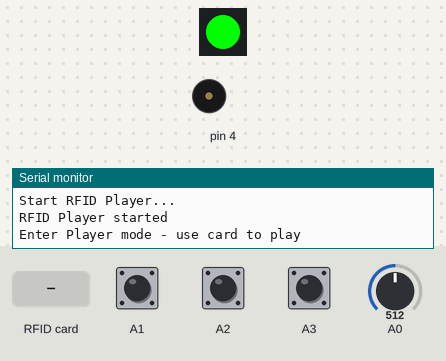
This sketch was run on a simulated Arduino Uno, built with avr-gcc and run on an emulated ATmega328P. On the bench: 1 RGB LEDs in strip order, left to right, buzzer (waves = sounding), the last lines printed to the serial monitor. The inputs (shaded band) are chosen by the test bench; at power-on: A3 HIGH, A1 HIGH, A0 = 512, A2 HIGH. The strip is taken to match the declared colour order; random numbers use the default seed unless the sketch sets one; the audio player accepts every command and is not drawn.

Above: at 4.8 s.
4.9 s: A3 pulled LOW for 0.15 s
At 7.0 s:
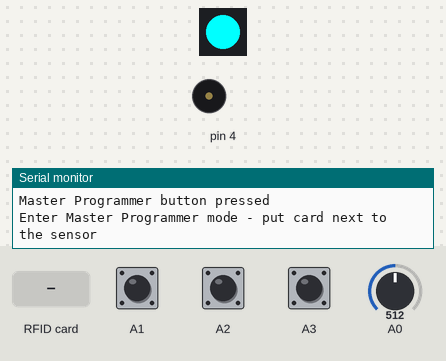
7.3 s: A1 pulled LOW for 1 s
At 7.6 s:
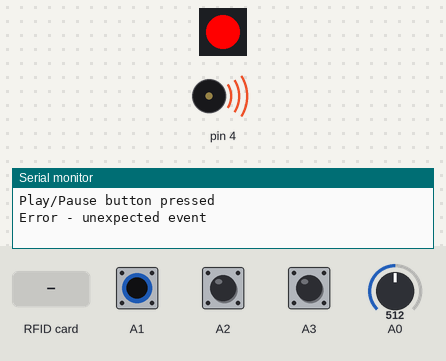
10.3 s: RFID card 5E 7A 19 C4 held to the reader
At 12.3 s:
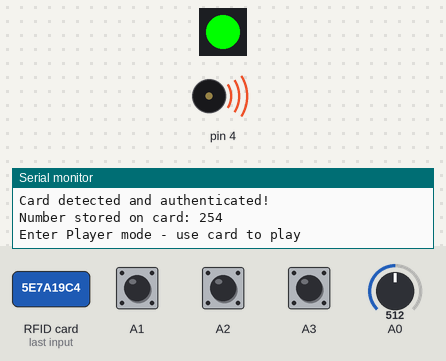
13.3 s: RFID card 5E 7A 19 C4 held to the reader
At 14.7 s:
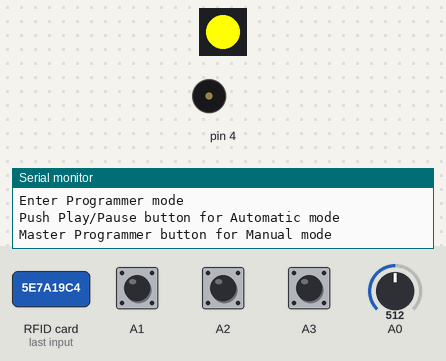
15.7 s: A3 pulled LOW for 1 s
At 16.9 s:
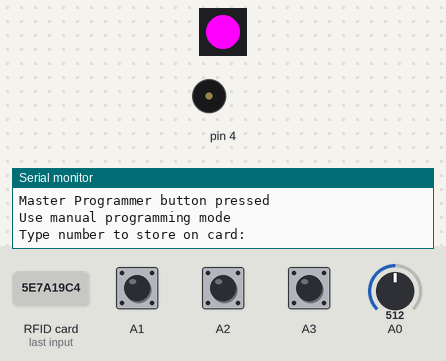
Timing chart, 0 to 18.7 s (numbered marks = the images above; inputs shaded):
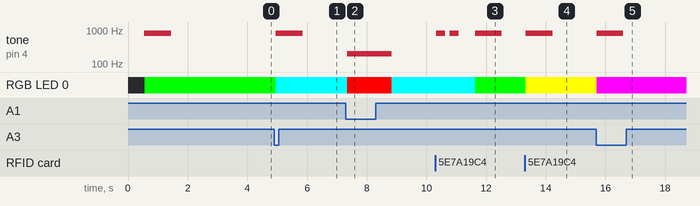

Measured:
- after the input at 4.9 s, tone on pin 4: silent → 800 Hz after 0.06 s, → silent 0.90 s later; RGB LED 0: RGB(0, 255, 0) → RGB(0, 255, 255) after 0.06 s
- after the input at 7.3 s, tone on pin 4: silent → 200 Hz at once, → silent 1.5 s later; RGB LED 0: RGB(0, 255, 255) → RGB(255, 0, 0) at once, → RGB(0, 255, 255) 1.5 s later
- after the input at 10.3 s, tone on pin 4: goes 800 Hz 0.30 s, silent 0.15 s, 800 Hz 0.30 s, silent 0.55 s, 800 Hz 0.90 s, then silent, starting at once; RGB LED 0: RGB(0, 255, 255) → RGB(0, 255, 0) after 1.3 s
- after the input at 13.3 s, tone on pin 4: silent → 800 Hz at once, → silent 0.90 s later; RGB LED 0: RGB(0, 255, 0) → RGB(255, 255, 0) at once
- after the input at 15.7 s, tone on pin 4: silent → 800 Hz at once, → silent 0.90 s later; RGB LED 0: RGB(255, 255, 0) → RGB(255, 0, 255) at once

The sketch:

RfidPlayer.ino
```cpp
#include <Arduino.h>

#include "Globals.hpp"
#include "Config.hpp"
#include "ButtonsHandler.hpp"
#include "UserNotifier.hpp"
#include "PlayerMode.hpp"
#include "ProgrammerMode.hpp"
#include "MasterProgrammerMode.hpp"
#include "RfidModule.hpp"
#include "PlayerModule.hpp"

Mode currentMode = Mode::Player;

ButtonsHandler* buttonsHandler;
UserNotifier* userNotifier;

RfidModule* rfidModule;
PlayerModule* playerModule;

PlayerMode* playerMode;
ProgrammerMode* programmerMode;
MasterProgrammerMode* masterProgrammerMode;

void setup()
{
    if(SERIAL_COMMUNICATION_ENABLED)
    {
        Serial.begin(115200);
    }

    print("Start RFID Player...");

    buttonsHandler = new ButtonsHandler(BUTTON_PLAY_PAUSE, BUTTON_SHUFFLE, BUTTON_MASTER_PROGRAMMER_MODE);
    userNotifier = new UserNotifier(BUZZER, RGB_LED_CONTROL);

    rfidModule = new RfidModule(RFID_MODULE_SS_SDA, RFID_MODULE_RST, *userNotifier);
    playerModule = new PlayerModule(PLAYER_MODULE_RX, PLAYER_MODULE_TX, VOLUME_ROLL, *userNotifier);

    playerMode = new PlayerMode(*buttonsHandler, *rfidModule, *playerModule, *userNotifier, currentMode);
    programmerMode = new ProgrammerMode(*buttonsHandler, *rfidModule, *playerModule, *userNotifier, currentMode);
    masterProgrammerMode = new MasterProgrammerMode(*buttonsHandler, *rfidModule, *playerModule, *userNotifier, currentMode);

   print("RFID Player started");
}

void loop()
{
    switch(currentMode)
    {
        case Mode::Player:
            playerMode->startProcessing();
            break;
        case Mode::Programmer:
            programmerMode->startProcessing();
            break;
        case Mode::MasterProgrammer:
            masterProgrammerMode->startProcessing();
            break;
    }
}
```

ButtonsHandler.hpp
```cpp
#ifndef _BUTTONSHANDLER_hpp
#define _BUTTONSHANDLER_hpp

#include "Globals.hpp"
#include <Bounce2.h>

class ButtonsHandler
{
public:
    ButtonsHandler(AnalogPin p_playPausePin, AnalogPin p_shufflePin, AnalogPin p_masterProgrammerPin)
    {
        configureButton(m_buttonPlayPause, p_playPausePin);
        configureButton(m_buttonShuffle, p_shufflePin);
        configureButton(m_buttonMasterProgrammer, p_masterProgrammerPin);
    }

    void update()
    {
        m_buttonPlayPause.update();
        m_buttonShuffle.update();
        m_buttonMasterProgrammer.update();
    }

    bool playPausePressed()
    {
        return m_buttonPlayPause.pressed();
    }

    bool shufflePressed()
    {
        return m_buttonShuffle.pressed();
    }

    bool masterProgrammerPressed()
    {
        return m_buttonMasterProgrammer.pressed();
    }
private:
    Bounce2::Button m_buttonPlayPause;
    Bounce2::Button m_buttonShuffle;
    Bounce2::Button m_buttonMasterProgrammer;

    void configureButton(Bounce2::Button& p_button, AnalogPin p_buttonPin)
    {
        p_button.attach(p_buttonPin, INPUT_PULLUP);
        p_button.interval(DEBOUNCE_INTERVAL);
        p_button.setPressedState(LOW);
    }
};

#endif
```

Buzzer.hpp
```cpp
#ifndef _BUZZER_hpp
#define _BUZZER_hpp

#include "Globals.hpp"
#include "Config.hpp"

class Buzzer
{
public:
    Buzzer(const Pin p_buzzerPin)
        : m_buzzer(p_buzzerPin)
    {
        pinMode(p_buzzerPin, OUTPUT);
    }

    void shortBeep()
    {
        tone(m_buzzer, BEEP_FREQ, SHORT_BEEP_DURATION);
    }

    void longBeep()
    {
        tone(m_buzzer, BEEP_FREQ, LONG_BEEP_DURATION);
    }

    void confirmBeep()
    {
        tone(m_buzzer, BEEP_FREQ, DOUBLE_BEEP_DURATION);
        wait(DOUBLE_BEEP_GAP);
        tone(m_buzzer, BEEP_FREQ, DOUBLE_BEEP_DURATION);
    }

    void errorBeep()
    {
        tone(m_buzzer, ERROR_BEEP_FREQ, ERROR_BEEP_DURATION);
    }

private:
    const Pin m_buzzer;
};

#endif
```

Globals.hpp
```cpp
#ifndef _GLOBALS_hpp
#define _GLOBALS_hpp

typedef int Pin;
typedef byte AnalogPin;

enum class Mode
{
    Player,
    Programmer,
    MasterProgrammer
};

struct Color
{
    Color(int p_red, int p_green, int p_blue)
        : red(p_red),
          green(p_green),
          blue(p_blue)
    {
    }

    byte red;
    byte green;
    byte blue;
};

static void wait(unsigned int p_ms)
{
    delay(p_ms);
}

static void print(const String& p_msg)
{
    Serial.println(p_msg.c_str());
}

#endif
```

MasterProgrammerMode.hpp
```cpp
#ifndef _MASTERPROGRAMMERMODE_hpp
#define _MASTERPROGRAMMERMODE_hpp

#include "ModeBase.hpp"

class MasterProgrammerMode : public ModeBase
{
public:
    MasterProgrammerMode(ButtonsHandler& p_buttonsHandler,
                         RfidModule& p_rfidModule,
                         PlayerModule& p_playerModule,
                         UserNotifier& p_userNotifier,
                         Mode& p_currentMode)
        : ModeBase(Mode::MasterProgrammer,
                   p_buttonsHandler,
                   p_rfidModule,
                   p_playerModule,
                   p_userNotifier,
                   p_currentMode)
    {
    }

    void process()
    {
        if(m_rfidModule.write(MASTER_CARD_CODE))
        {
            changeMode(Mode::Player);
            m_userNotifier.communicateConfirm();
        }
    }

private:
    void onEntry()
    {
        print("Enter Master Programmer mode - put card next to the sensor");
        m_userNotifier.communicateModeChanged(COLOR_CYAN);
    }

    void handlePlayPauseButton()
    {
        m_userNotifier.communicateError();
    }

    void handleShuffleButton()
    {
        changeMode(Mode::Player);
    }

    void handleMasterProgrammerButton()
    {
        m_userNotifier.communicateError();
    }
};

#endif
```

ModeBase.hpp
```cpp
#ifndef _MODEBASE_hpp
#define _MODEBASE_hpp

#include "Globals.hpp"
#include "ButtonsHandler.hpp"
#include "RfidModule.hpp"
#include "PlayerModule.hpp"
#include "UserNotifier.hpp"

class ModeBase
{
public:
    ModeBase(Mode p_ownMode,
             ButtonsHandler& p_buttonsHandler,
             RfidModule& p_rfidModule,
             PlayerModule& p_playerModule,
             UserNotifier& p_userNotifier,
             Mode& p_currentMode)
        : m_ownMode(p_ownMode),
          m_buttonsHandler(p_buttonsHandler),
          m_rfidModule(p_rfidModule),
          m_playerModule(p_playerModule),
          m_userNotifier(p_userNotifier),
          m_currentMode(p_currentMode)
    {
    }

    void startProcessing()
    {
        onEntry();

        while(m_currentMode == m_ownMode)
        {
            handleButtons();
            process();
        }
    }

    void handleButtons()
    {
        m_buttonsHandler.update();

        if(m_buttonsHandler.playPausePressed())
        {
            print("Play/Pause button pressed");
            handlePlayPauseButton();
        }

        if(m_buttonsHandler.shufflePressed())
        {
            print("Shuffle button pressed");
            handleShuffleButton();
        }

        if(m_buttonsHandler.masterProgrammerPressed())
        {
            print("Master Programmer button pressed");
            handleMasterProgrammerButton();
        }
    }

    virtual void process() = 0;

protected:
    virtual void onEntry() = 0;

    virtual void handlePlayPauseButton() = 0;
    virtual void handleShuffleButton() = 0;
    virtual void handleMasterProgrammerButton() = 0;

    void changeMode(Mode p_mode)
    {
        m_currentMode = p_mode;
    }

    Mode m_ownMode;

    ButtonsHandler& m_buttonsHandler;
    RfidModule& m_rfidModule;
    PlayerModule& m_playerModule;
    UserNotifier& m_userNotifier;
    Mode& m_currentMode;
};

#endif
```

PlayerMode.hpp
```cpp
#ifndef _PLAYERMODE_hpp
#define _PLAYERMODE_hpp

#include "ModeBase.hpp"

class PlayerMode : public ModeBase
{
public:
    PlayerMode(ButtonsHandler& p_buttonsHandler,
               RfidModule& p_rfidModule,
               PlayerModule& p_playerModule,
               UserNotifier& p_userNotifier,
               Mode& p_currentMode)
        : ModeBase(Mode::Player,
                   p_buttonsHandler,
                   p_rfidModule,
                   p_playerModule,
                   p_userNotifier,
                   p_currentMode)
    {
    }

    void process()
    {
        m_playerModule.updateVolume();

        if(isPlaying())
        {
            m_userNotifier.communicatePlaying();
        }

        int l_detectedNumber = m_rfidModule.read();

        if(l_detectedNumber == NO_NEW_CARD_DETECTED)
        {
            return;
        }

        if(l_detectedNumber == MASTER_CARD_CODE)
        {
            pausePlaying();
            changeMode(Mode::Programmer);
            return;
        }

        pausePlaying();
        m_userNotifier.communicateCardRead();
        startPlaying(l_detectedNumber);
    }

private:
    void onEntry()
    {
        print("Enter Player mode - use card to play");
        m_userNotifier.communicateModeChanged(COLOR_GREEN);
    }

    void handlePlayPauseButton()
    {
        if(isPlaying())
        {
            pausePlaying();
        }
        else
        {
            resumePlaying();
        }
    }

    void handleShuffleButton()
    {
        m_isPlaying = true;
        m_rfidModule.resetLastReadTrackNumber();
        m_playerModule.randomPlay();
        m_userNotifier.communicateShuffle();
    }

    void handleMasterProgrammerButton()
    {
        pausePlaying();
        changeMode(Mode::MasterProgrammer);
    }

    void startPlaying(int p_fileNumber)
    {
        print("Play track number: " + String(p_fileNumber));
        m_isPlaying = true;
        m_playerModule.play(p_fileNumber);
    }

    void pausePlaying()
    {
        m_isPlaying = false;
        m_playerModule.pause();
    }

    void resumePlaying()
    {
        m_isPlaying = true;
        m_playerModule.start();
    }

    bool isPlaying() const
    {
        return m_isPlaying;
    }

    bool m_isPlaying = false;
};

#endif
```

PlayerModule.hpp
```cpp
#ifndef _PLAYERMODULE_hpp
#define _PLAYERMODULE_hpp

#include "Globals.hpp"
#include "Config.hpp"

#include <SoftwareSerial.h>
#include <DFRobotDFPlayerMini.h>
#include "UserNotifier.hpp"

class PlayerModule
{
public:
    PlayerModule(Pin p_rx, Pin p_tx, AnalogPin p_volumeRoll, UserNotifier& p_userNotifier)
        : m_softwareSerial(p_rx, p_tx),
          m_volumeRoll(p_volumeRoll),
          m_userNotifier(p_userNotifier)
    {
        m_softwareSerial.begin(9600);

        if (not m_dfPlayer.begin(m_softwareSerial))
        {
            print("Unable to start DFPlayer - check connections and SD card");
            m_userNotifier.communicateError();
        }

        m_dfPlayer.EQ(DFPLAYER_EQ_MODE);
    }

    void updateVolume()
    {
        unsigned long l_currentTime = millis();

        if(l_currentTime - m_lastVolumeUpdate > VOLUME_UPDATE_INTERVAL_IN_MS)
        {
            m_lastVolumeUpdate = l_currentTime;

            int l_volumeLevel = map(analogRead(m_volumeRoll),
                                    MIN_VOLUME_LEVEL, MAX_VALUE_ON_ROLL,
                                    MIN_VOLUME_LEVEL, MAX_VOLUME_ON_DFPLAYER);

            if(l_volumeLevel != m_lastVolumeLevel)
            {
                m_lastVolumeLevel = l_volumeLevel;
                m_dfPlayer.volume(l_volumeLevel);
            }
        }
    }

    void play(int p_fileNumber)
    {
        m_dfPlayer.playMp3Folder(p_fileNumber);
    }

    void randomPlay()
    {
        m_dfPlayer.randomAll();
    }

    void pause()
    {
        m_dfPlayer.pause();
    }

    void start()
    {
        m_dfPlayer.start();
    }

private:
    const int MIN_VOLUME_LEVEL = 0;
    const int MAX_VOLUME_ON_DFPLAYER = 30;
    const int MAX_VALUE_ON_ROLL = 1023;

    SoftwareSerial m_softwareSerial;
    DFRobotDFPlayerMini m_dfPlayer;
    const AnalogPin m_volumeRoll;
    UserNotifier& m_userNotifier;
    unsigned long m_lastVolumeUpdate;
    unsigned int m_lastVolumeLevel;
};

#endif
```

ProgrammerMode.hpp
```cpp
#ifndef _PROGRAMMERMODE_hpp
#define _PROGRAMMERMODE_hpp

#include "ModeBase.hpp"

class ProgrammerMode : public ModeBase
{
public:
    ProgrammerMode(ButtonsHandler& p_buttonsHandler,
                   RfidModule& p_rfidModule,
                   PlayerModule& p_playerModule,
                   UserNotifier& p_userNotifier,
                   Mode& p_currentMode)
        : ModeBase(Mode::Programmer,
                   p_buttonsHandler,
                   p_rfidModule,
                   p_playerModule,
                   p_userNotifier,
                   p_currentMode),
          m_selectedMode(ProgrammingMode::NOT_SELECTED)
    {
    }

    void process()
    {
        if(m_selectedMode == ProgrammingMode::AUTOMATIC)
        {
            int l_calculatedNumber = m_lastUsedNumber + 1;
            storeNumberOnCard(l_calculatedNumber);
        }

        if(m_selectedMode == ProgrammingMode::MANUAL)
        {
            int l_requestedNumber = readFromSerial();
            storeNumberOnCard(l_requestedNumber);
        }
    }

private:
    enum class ProgrammingMode
    {
        NOT_SELECTED,
        AUTOMATIC,
        MANUAL
    };

    void onEntry()
    {
        print("Enter Programmer mode");
        print("Push Play/Pause button for Automatic mode");
        print("Master Programmer button for Manual mode");

        m_userNotifier.communicateModeChanged(COLOR_YELLOW);
    }

    void handlePlayPauseButton()
    {
        print("Use automatic programming mode");
        m_selectedMode = ProgrammingMode::AUTOMATIC;
        m_userNotifier.communicateModeChanged(COLOR_BLUE);
    }

    void handleShuffleButton()
    {
        m_lastUsedNumber = 0;
        changeMode(Mode::Player);
    }

    void handleMasterProgrammerButton()
    {
        print("Use manual programming mode");
        m_selectedMode = ProgrammingMode::MANUAL;
        m_userNotifier.communicateModeChanged(COLOR_MAGENTA);
    }

    void storeNumberOnCard(int p_trackNumber)
    {
        print("Number to be stored on card: " + String(p_trackNumber));

        if(not isTrackNumberValid(p_trackNumber))
        {
            print("Invalid number!");
            m_userNotifier.communicateError();
            return;
        }

        print("Put card next to the sensor");

        unsigned long l_timestamp = millis();

        while(millis() - l_timestamp < ATTEMPT_CARD_WRITE_TIMEOUT_IN_MS)
        {
            if(m_rfidModule.write(p_trackNumber))
            {
                m_lastUsedNumber = p_trackNumber;
                m_userNotifier.communicateConfirm();
                return;
            }
        }

        print("Card not detected! Try again");
        m_userNotifier.communicateError();
    }

    bool isTrackNumberValid(int p_trackNumber)
    {
        return (p_trackNumber > 0 and p_trackNumber < MAX_NUM_OF_TRACKS);
    }

    int readFromSerial()
    {
        print("Type number to store on card: ");
        Serial.setTimeout(USER_INPUT_TIMEOUT_IN_MS);
        int l_number = Serial.parseInt();

        return l_number;
    }

    ProgrammingMode m_selectedMode;
    int m_lastUsedNumber = 0;
};

#endif
```

RgbLed.hpp
```cpp
#ifndef _RGBLED_hpp
#define _RGBLED_hpp

#include <Adafruit_NeoPixel.h>
#include "Globals.hpp"
#include "Config.hpp"

class RgbLed
{
public:
    RgbLed(const Pin p_rgbLedsControl)
        : m_leds(NUM_OF_RGB_LEDS, p_rgbLedsControl, NEO_RGB + NEO_KHZ800),
          m_currentColor(0, 0, 0)
    {
        m_leds.begin();
    }

    void setColor(const Color& p_color)
    {
        m_currentColor = p_color;

        for(int i = 0; i < NUM_OF_RGB_LEDS; i++)
        {
            m_leds.setPixelColor(i, m_leds.Color(p_color.red,
                                                 p_color.green,
                                                 p_color.blue));
            m_leds.show();
        }
    }

    Color getCurrentColor()
    {
        return m_currentColor;
    }

    void randomColor()
    {
        m_lastColorUpdate = millis();
        setColor(shuffleIntensiveColor());
    }

    void colorUpdate()
    {
        unsigned long l_currentTime = millis();

        if(l_currentTime - m_lastColorUpdate > COLOR_UPDATE_INTERVAL_IN_MS)
        {
            m_lastColorUpdate = l_currentTime;
            setColor(shuffleIntensiveColor());
        }
    }

private:
    Color  shuffleIntensiveColor()
    {
        Color l_color (random(0, 255),
                       random(0, 255),
                       random(0, 255));

        while(true)
        {
            if((l_color.red > MIN_VALUE_FOR_MOST_INTENSIVE_COLOR and l_color.green < MAX_VALUE_FOR_LESS_INTENSIVE_COLORS and l_color.blue < MAX_VALUE_FOR_LESS_INTENSIVE_COLORS)
                or (l_color.red < MAX_VALUE_FOR_LESS_INTENSIVE_COLORS and l_color.green > MIN_VALUE_FOR_MOST_INTENSIVE_COLOR and l_color.blue < MAX_VALUE_FOR_LESS_INTENSIVE_COLORS)
                or (l_color.red < MAX_VALUE_FOR_LESS_INTENSIVE_COLORS and l_color.green < MAX_VALUE_FOR_LESS_INTENSIVE_COLORS and l_color.blue > MIN_VALUE_FOR_MOST_INTENSIVE_COLOR))
            {
                return l_color;
            }
            else
            {
                l_color.red = random(0, 255);
                l_color.green = random(0, 255);
                l_color.blue = random(0, 255);
            }
        }
    }

    Adafruit_NeoPixel m_leds;
    Color m_currentColor;
    unsigned long m_lastColorUpdate;
};

#endif
```

UserNotifier.hpp
```cpp
#ifndef _USERNOTIFIER_hpp
#define _USERNOTIFIER_hpp

#include "Globals.hpp"
#include "Config.hpp"
#include "Buzzer.hpp"
#include "RgbLed.hpp"

class UserNotifier
{
public:
    UserNotifier(Pin p_buzzer, Pin p_rgbLed)
        : m_buzzer(p_buzzer),
          m_rgbLed(p_rgbLed)
    {
    }

    void communicateModeChanged(const Color& p_color)
    {
        m_rgbLed.setColor(p_color);
        m_buzzer.longBeep();
    }

    void communicateConfirm()
    {
        m_buzzer.confirmBeep();
        wait(CONFIRM_BEEP_WITH_OFFSET);
    }

    void communicateCardRead()
    {
        m_rgbLed.randomColor();
        m_buzzer.shortBeep();

        //tone() function will interfere with PWM output on pins 3 and 11 (MOSI) so wait to avoid problems
        wait(CARD_READ_BEEP_WITH_OFFSET);
    }

    void communicateShuffle()
    {
        m_rgbLed.randomColor();
    }

    void communicatePlaying()
    {
        m_rgbLed.colorUpdate();
    }

    void communicateError()
    {
        print("Error - unexpected event");
        Color l_colorBeforeError = m_rgbLed.getCurrentColor();

        m_rgbLed.setColor(COLOR_RED);
        m_buzzer.errorBeep();
        wait(ERROR_BEEP_DURATION);

        m_rgbLed.setColor(l_colorBeforeError);
    }

private:
    Buzzer m_buzzer;
    RgbLed m_rgbLed;
};

#endif
```

Source omitted: RfidModule.hpp (4699 bytes), Config.hpp (2129 bytes)
